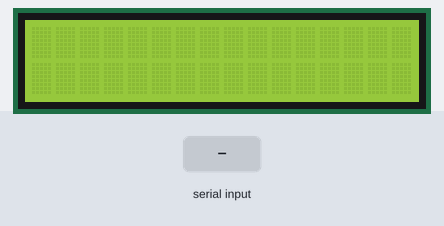
The program below on a simulated Arduino Uno, built with avr-gcc and run on an emulated ATmega328P. Parts: 16×2 character LCD. The inputs (shaded band) are chosen by the test bench. What the program prints to the serial monitor is not drawn.

Above: at 1.2 s.
1.3 s: "90,45\n" received over Serial
At 3.1 s:
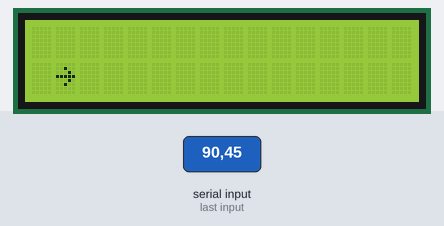
At 7.8 s:
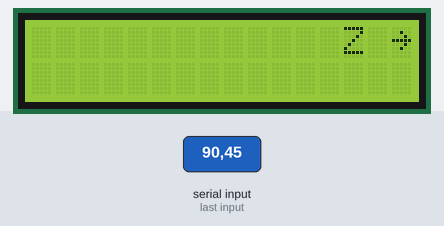
Timing chart, 0 to 9.3 s (numbered marks = the images above; inputs shaded):
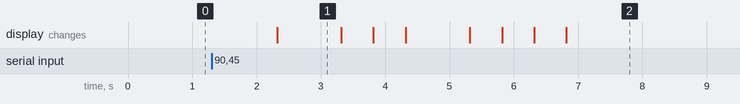

Measured:
- after the input at 1.3 s, the display: changes after 1.0 s (image 1)
- what the display in image 1 shows lasts 1.0 s, from 2.3 s to 3.3 s

The program:

main.cpp
```cpp
#include <Arduino.h>
#include "LiquidCrystal.h"

#define BAUD_RATE 9600

int size;
bool scroll;
char buffer[64];
LiquidCrystal lcd(7, 6, 5, 4, 3, 2);

void setup() {
    Serial.begin(BAUD_RATE);
    lcd.begin(16,2);
    size = 0;
}

// the loop function runs over and over again forever
void loop() {
    // read from the serail input
    size = Serial.parseInt();
    // if a package has been read, print the content in the lcd
    if (size > 0)
    {
        Serial.print("working");

        // clears the lcd display
        lcd.clear();
        // reads the given size of the string from the serial buffer and stores
        // it into the buffer variable
        Serial.readBytes(buffer, size);

        scroll = false;

        // prints the content of the given message
        for (size_t i = 0, j = 0; i < size; i++, j++) {
            // if a newline is entered, change the cursor to the 2nd line
            if (buffer[i] == '\n') {
                lcd.setCursor(0,1);
                j = 0;
            }
            else{
                // if there is more than 16 characters in a line,
                // enable scroll mode
                if (j == 16){
                    scroll = true;
                }
                lcd.print(buffer[i]);
            }
        }

        // delay 5 seconds between texts, activating scroll if there is
        for (size_t i = 0; i < 10; i++) {
            if (i == 0){
                delay(1000);
                i += 2;
            }
            if (scroll) {
                lcd.scrollDisplayLeft();
            }
            delay(500);
        }
    }
}
```
